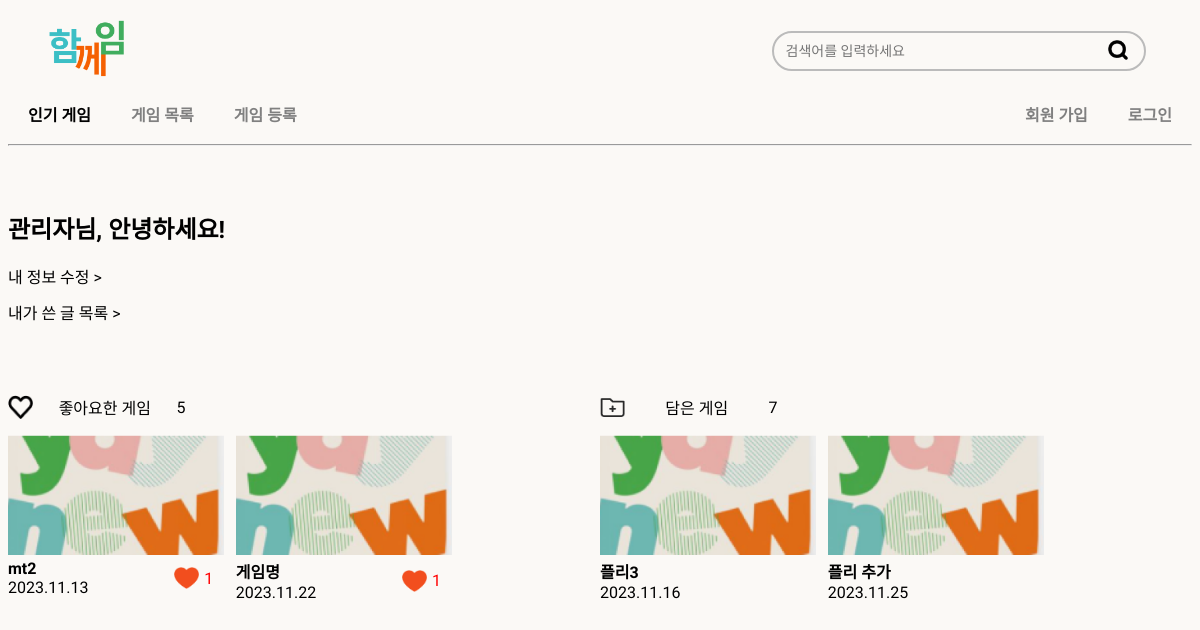
/mypage/1/, run on the app's committed database.
### account/models.py (models this page shows, shortened)
class User(AbstractBaseUser):
    email = models.EmailField(
        verbose_name='email',
        max_length=255,
        unique=True,
    )
    nickname = models.CharField(max_length=30, unique=True)
    is_active = models.BooleanField(default=True)
    is_admin = models.BooleanField(default=False)
    objects = UserManager()
    USERNAME_FIELD = 'email'
    REQUIRED_FIELDS = ['nickname']

### game/models.py (models this page shows, shortened)
class Game(models.Model):
    title = models.CharField(max_length=30, null=False)
    author = models.ForeignKey(User, null=True, on_delete=models.SET_NULL, related_name='game')
    created_at = models.DateField(auto_now_add=True)
    min_num_ppl = models.IntegerField(null=True)
    max_num_ppl = models.IntegerField(null=True)
    min_time = models.CharField(max_length=30, null=True)
    max_time = models.CharField(max_length=30, null=True)
    situation = models.ForeignKey(Situation, null=False, on_delete=models.CASCADE)
    place = models.ForeignKey(Place, null=False, on_delete=models.CASCADE)
    game_type = models.ManyToManyField(GameType)
    preparation = models.TextField(null=False)
    explanation = models.TextField(null=False)
    tip = models.TextField()
    image = models.ImageField(upload_to="images/games/", null=True, blank=True)
    likes = models.ManyToManyField('Like', related_name='game', null=True, blank=True)

### gameplaylist/models.py (models this page shows, shortened)
class GamePlaylist(models.Model):
    title = models.CharField(max_length=30, null=False,verbose_name='PlayList 제목')
    games = models.ManyToManyField(Game, null=True)
    author = author = models.ForeignKey(User, null=True, on_delete=models.SET_NULL, related_name='posted_gamelist')
    created_at = models.DateField(auto_now_add=True)
    image = models.ImageField(upload_to="images/gamelist/", null=True, blank=True, verbose_name='썸네일 이미지')
    collectors = models.ManyToManyField(User, null=True,blank=True, related_name='collected_gamelist')

### single_pages/views.py (the view)
# urls.py: path('mypage/<int:pk>/', myPage, name='mypage'),
def myPage(request, pk):
    user = User.objects.get(pk=pk)
    liked_list = Game.objects.filter(likes__in=user.like.all())
    like_count = liked_list.count
    liked_list = liked_list[::-1]
    liked_list = liked_list[:2]
    collected_list = user.collected_gamelist.all()
    collect_count = user.collected_gamelist.count
    collected_list = collected_list[::-1]
    collected_list = collected_list[:2]
    return render(request, 'single_pages/mypage.html', {
        'target_user':user,
        'liked_list':liked_list,
        'like_count':like_count,
        'collected_list': collected_list,
        'collect_count':collect_count
    })

### single_pages/templates/single_pages/mypage.html
{% extends 'base.html' %}
{% load static %}
{% block extrahead %}
<link rel="stylesheet" href="{% static 'css/mypage.css' %}?after" />
{% endblock %}
{% block content %}
<div class="container">
  <div class="mypage-info">
    <h2>{{ target_user.nickname }}님, 안녕하세요!</h2>
    <a href="#">내 정보 수정 ></a>
    <a href="#">내가 쓴 글 목록 ></a>
  </div>
    <div class="my-game" >
      <div class="like-game">
        <div class="like-game-title">
          <img src="{% static 'img/blacklike.png' %}" alt="" />
            <a href="{% url 'account:like_more' pk=user.pk%}"><span>좋아요한 게임</span></a>
            <span>{{ like_count }}</span>
        </div>
        <ul>
        {% for game in liked_list %}
          {% include 'snippets/mypage_game_part.html' %}
        {% endfor %}
        </ul>
      </div>
      <div class="save-game">
        <div class="like-game-title">
          <img src="{% static 'img/folder.png' %}" alt="" />
          <a href="{% url 'gameplaylist:list' %}"><span>담은 게임</span></a>
          <span>{{ collect_count }}</span>
        </div>
        <ul>
            {% for game in collected_list %}
                <a href="{% url 'gameplaylist:detail' pk=game.pk%}">
                    <li>
                        {% if game.image %}
                        <img src="{{ game.image.url }}" width="100px" height="100px" alt="">
                        {% else %}
                        <img src="{% static 'img/thumbnail.png' %}" alt="">
                        {% endif %}
                        <div class="like-game-element">
                            <div class="about-game">
                                <h4>{{game.title | truncatechars:45 }}</h4>
                                <p>{{ game.created_at | date:'Y.m.d' }}</p>
                            </div>
                        </div>
                    </li>
                </a>
            {% endfor %}
        </ul>
      </div>
    </div>
  </div>
{% endblock %}

### templates/base.html (shortened to what this page needs)
<!DOCTYPE html>
<html lang="en">
<head>
    {% block extrahead %}
    {% endblock %}
</head>
<body>
    {% include 'nav.html' %}
    {% block content %}
    {% endblock %}
</body>
</html>

### templates/nav.html (shortened to what this page needs)
{% load static %}
<div class="nav-wrapper">
    <a href="{% url 'page:main' %}"><img src="{% static 'img/title.png' %}" alt="타이틀" /></a>
    <div class="search">
        <input id="search-input" class="form-control" type="text" placeholder="검색어를 입력하세요" aria-label="Enter search term..." aria-describedby="button-search" />
        <button onclick="searchPost()">
            <img src="{% static 'img/serch.png' %}" alt="검색" />
        </button>
    </div>
</div>
<nav>
    <ul class="nav-list">
        <li class="bold"><a href="{% url 'page:main' %}">인기 게임</a></li>
        <li><a href="{% url 'game:list' %}">게임 목록</a></li>
        <li><a href="{% url 'game:create' %}" id="game_create" >게임 등록</a></li>
        </ul>
        <ul class="nav-list">
            {% if not user.is_authenticated %}
            <li>
              <a href="{% url 'account:signup' %} ">회원 가입</a>
            </li>
            <li>
                <a href="{% url 'account:login' %}">로그인</a>
            </li>
            {% else %}
            <li><a href="{% url 'page:mypage' pk=user.pk%}"><span>마이페이지</span></a></li>
            <li>
                <a href="{% url 'account:logout' %}"><span>로그아웃</span></a>
            </li>
            {% endif %}
        </ul>
    </nav>
<hr />

### templates/snippets/mypage_game_part.html
{% load static %}
<a href="{% url 'game:detail' pk=game.pk%}">
    <li>
        {% if game.image %}
        <img src="{{ game.image.url }}" width="100px" height="100px" alt="">
        {% else %}
        <img src="{% static 'img/thumbnail.png' %}" alt="">
        {% endif %}
        <div class="like-game-element">
            <div class="about-game">
                <h4>{{game.title | truncatechars:45 }}</h4>
                <p>{{ game.created_at | date:'Y.m.d' }}</p>
            </div>
            <div class="likes">
                <img src="{% static 'img/likefull.png' %}" alt="하트이미지" />
                <span>{{ game.likes.count }}</span>
            </div>
        </div>
    </li>
</a>

### static/css/mypage.css (style rules this page uses)
html { background-color: rgba(251, 249, 246, 1); }
* { font-family: "IBM Plex Sans KR"; }
.nav-wrapper { display: flex; justify-content: space-between; padding: 1vh 5vh 0 5vh; }
.nav-wrapper a img { width: 10vh; }
.search { width: 35%; display: flex; position: relative; flex-direction: row; justify-content: center; align-items: center; }
.search input { width: calc( 100% - 40px ); background-color: rgba(251, 249, 246, 1); border: 2px solid #bbb; border-radius: 20px; padding: 10px 12px; font-size: 14px; }
.search button { position: absolute; right: 20px; width: 30px; background: none; border: none; cursor: pointer; }
.search img { width: 20px; }
nav { flex-direction: row; display: flex; justify-content: space-between; }
.nav-list { list-style-type: none; padding: 0%; margin-bottom: 10px; display: flex; flex-direction: row; }
.nav-list a { text-decoration: none; }
.nav-list a { padding: 0 20px 0 20px; font-weight: 700; color: gray; }
.bold a { color: black; font-weight: 900; }
.container { display: flex; flex-direction: column; justify-content: center; }
.mypage-info { margin: 3% 0 5% 0; display: flex; flex-direction: column; }
.mypage-info a { padding-bottom: 1%; text-decoration: none; color: black; cursor: pointer; }
.my-game { display: flex; flex-direction: row; justify-content: center; width: 100%; }
.like-game, .save-game { display: flex; flex-direction: column; justify-content: center; width: 100%; }
.like-game ul, .save-game ul { padding: 0; }
.like-game-title { display: flex; flex-direction: row; justify-content: space-between; align-items: center; width: 30%; }
.like-game-title img { width: 25px; }
.my-game ul { list-style: none; display: flex; flex-direction: row; }
.save-game ul li img, .like-game ul li img { width: 18vw; height: 10vw; object-fit: cover; }
.save-game ul a, .like-game ul a { margin-right: 2%; text-decoration: none; cursor: pointer; color: black; }
.like-game-title a { text-decoration: none; cursor: pointer; color: black; }
.like-game-element { width: 95%; display: flex; flex-direction: row; justify-content: space-between; }
.likes { display: flex; flex-direction: row; align-items: center; justify-content: center; }
.likes span { color: red; }
.likes img { width: 25px !important; height: 25px !important; object-fit: contain !important; padding-right: 5px; }
.about-game h4, .about-game p { margin: 0; }

### data on the page
User: nickname "관리자"
Game: title "mt2", created_at "2023.11.13", likes.count "1"
Game: title "게임명", created_at "2023.11.22", likes.count "1"
GamePlaylist: title "플리3", created_at "2023.11.16"
GamePlaylist: title "플리 추가", created_at "2023.11.25"

### other printed values
{{ like_count }} "5"
{{ collect_count }} "7"
